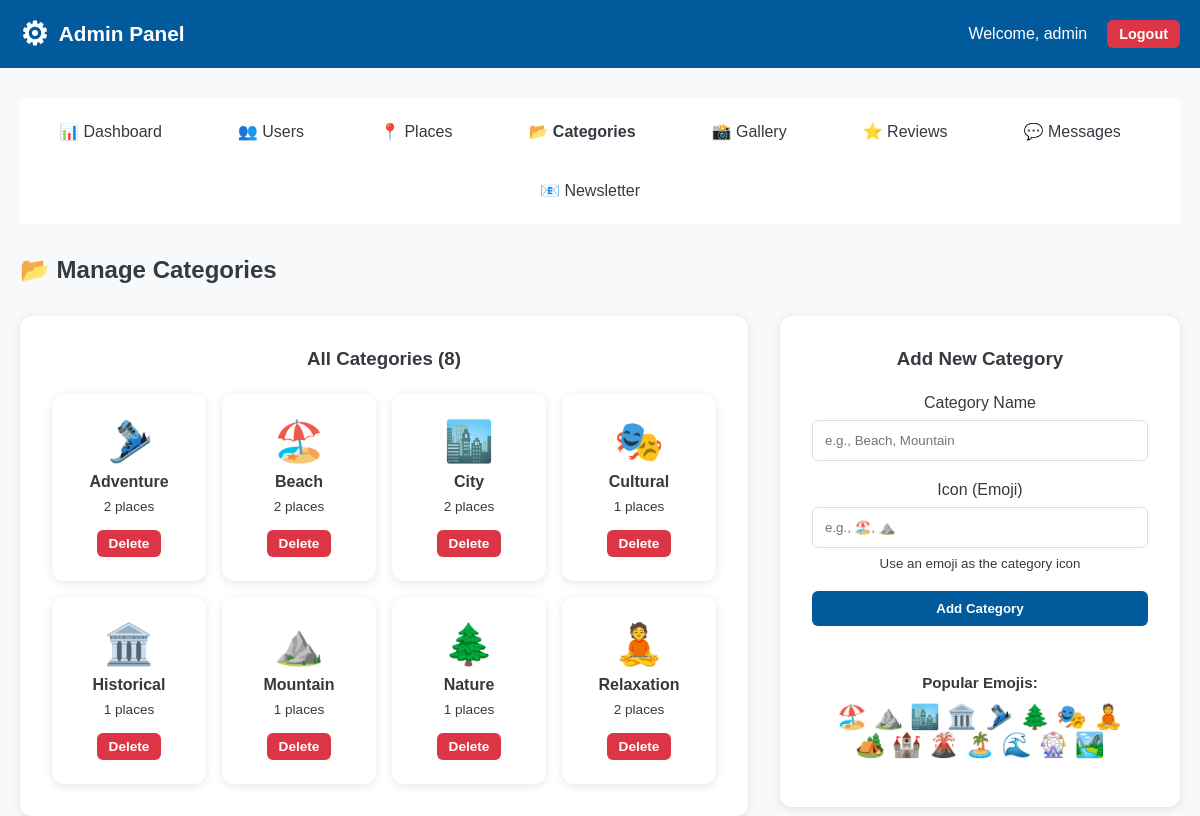
Screenshot of /admin/categories.php (signed in) with the database file from the repository.
### tables this page shows
CREATE TABLE IF NOT EXISTS categories (
    id INT AUTO_INCREMENT PRIMARY KEY,
    name VARCHAR(100) NOT NULL,
    icon VARCHAR(50) DEFAULT '📍',
    created_at TIMESTAMP DEFAULT CURRENT_TIMESTAMP
);

### admin/categories.php (the view, shortened to what this page needs)
<?php
require_once '../db.php';
$categories = $pdo->query("
    SELECT c.*, COUNT(pc.place_id) as place_count
    FROM categories c
    LEFT JOIN place_categories pc ON c.id = pc.category_id
    GROUP BY c.id
    ORDER BY c.name ASC
")->fetchAll(PDO::FETCH_ASSOC);
include 'header.php';
?>
<div class="admin-nav" style="background: white; padding: 1rem 0; margin-bottom: 2rem; box-shadow: var(--shadow-sm); border-radius: var(--radius-md);">
    <div style="display: flex; gap: 1.5rem; flex-wrap: wrap; justify-content: center;">
        <a href="dashboard.php" style="color: var(--gray-700); text-decoration: none; padding: 0.5rem 1rem;">📊 Dashboard</a>
        <a href="users.php" style="color: var(--gray-700); text-decoration: none; padding: 0.5rem 1rem;">👥 Users</a>
        <a href="places.php" style="color: var(--gray-700); text-decoration: none; padding: 0.5rem 1rem;">📍 Places</a>
        <a href="categories.php" style="font-weight: bold; color: var(--primary); text-decoration: none; padding: 0.5rem 1rem; background: var(--primary-light); border-radius: var(--radius-md);">📂 Categories</a>
        <a href="gallery.php" style="color: var(--gray-700); text-decoration: none; padding: 0.5rem 1rem;">📸 Gallery</a>
        <a href="reviews.php" style="color: var(--gray-700); text-decoration: none; padding: 0.5rem 1rem;">⭐ Reviews</a>
        <a href="messages.php" style="color: var(--gray-700); text-decoration: none; padding: 0.5rem 1rem;">💬 Messages</a>
        <a href="newsletter.php" style="color: var(--gray-700); text-decoration: none; padding: 0.5rem 1rem;">📧 Newsletter</a>
    </div>
</div>
<h2 style="margin-bottom: 2rem; font-family: var(--font-heading);">📂 Manage Categories</h2>
<div style="display: grid; grid-template-columns: 1fr 400px; gap: 2rem;">
    <div class="card" style="padding: 2rem;">
        <h3 style="margin-bottom: 1.5rem;">All Categories (<?php echo count($categories); ?>)</h3>
        <?php if(empty($categories)): ?>
            <p style="text-align: center; color: var(--gray-600); padding: 2rem;">No categories yet</p>
        <?php else: ?>
            <div style="display: grid; grid-template-columns: repeat(auto-fill, minmax(150px, 1fr)); gap: 1rem;">
                <?php foreach($categories as $cat): ?>
                <div class="card" style="text-align: center; padding: 1.5rem; position: relative;">
                    <div style="font-size: 2.5rem; margin-bottom: 0.5rem;">
                        <?php echo htmlspecialchars($cat['icon']); ?>
                    </div>
                    <h4 style="margin-bottom: 0.5rem; font-size: 1rem;">
                        <?php echo htmlspecialchars($cat['name']); ?>
                    </h4>
                    <p style="color: var(--gray-600); font-size: 0.85rem; margin-bottom: 1rem;">
                        <?php echo $cat['place_count']; ?> places
                    </p>
                    <a href="?delete=<?php echo $cat['id']; ?>"
                       onclick="return confirm('Delete this category?')"
                       class="btn btn-sm btn-danger"
                       style="font-size: 0.85rem;">
                        Delete
                    </a>
                </div>
                <?php endforeach; ?>
            </div>
        <?php endif; ?>
    </div>
    <div class="card" style="padding: 2rem; height: fit-content;">
        <h3 style="margin-bottom: 1.5rem;">Add New Category</h3>
        <form method="POST">
            <div class="form-group">
                <label>Category Name</label>
                <input type="text" name="name" required placeholder="e.g., Beach, Mountain">
            </div>
            <div class="form-group">
                <label>Icon (Emoji)</label>
                <input type="text" name="icon" required placeholder="e.g., 🏖️, ⛰️">
                <small style="color: var(--gray-600); display: block; margin-top: 0.5rem;">
                    Use an emoji as the category icon
                </small>
            </div>
            <button type="submit" name="add_category" class="btn" style="width: 100%;">
                Add Category
            </button>
        </form>
        <div style="margin-top: 2rem; padding: 1rem; background: var(--gray-50); border-radius: var(--radius-md);">
            <h4 style="margin-bottom: 0.75rem; font-size: 0.95rem;">Popular Emojis:</h4>
            <div style="font-size: 1.5rem; display: flex; flex-wrap: wrap; gap: 0.5rem;">
                🏖️ ⛰️ 🏙️ 🏛️ 🎿 🌲 🎭 🧘 🏕️ 🏰 🌋 🏝️ 🌊 🎡 🏞️
            </div>
        </div>
    </div>
</div>
</div></body></html>

### admin/header.php (shortened to what this page needs)
<!DOCTYPE html>
<html lang="en">
<head>
</head>
<body>
    <header>
        <div class="container">
            <div class="header-content">
                <a href="dashboard.php" class="logo">
                    <span style="font-size: 2rem;">⚙</span>
                    <span>Admin Panel</span>
                </a>
                <nav>
                    <span>Welcome, <?php echo htmlspecialchars($_SESSION['admin_username']); ?></span>
                    <a href="logout.php" class="btn btn-sm btn-danger">Logout</a>
                </nav>
            </div>
        </div>
    </header>
    <div class="container">

### admin/header.php (style rules this page uses)
* { margin: 0; padding: 0; box-sizing: border-box; }
body { font-family: Arial, sans-serif; background: #f8f9fa; color: #343a40; }
.container { max-width: 1200px; margin: 0 auto; padding: 0 20px; }
header { background: #005a9c; color: white; padding: 15px 0; }
.header-content { display: flex; justify-content: space-between; align-items: center; }
.logo { display: flex; align-items: center; gap: 10px; color: white; text-decoration: none; font-weight: bold; font-size: 1.3rem; }
nav { display: flex; gap: 20px; align-items: center; }
nav span { color: white; }
.btn { padding: 10px 20px; background: #005a9c; color: white; border: none; border-radius: 6px; cursor: pointer; text-decoration: none; display: inline-block; font-weight: bold; }
.btn-sm { padding: 6px 12px; font-size: 0.9rem; }
.btn-danger { background: #dc3545; }
.admin-nav { background: white; padding: 20px; border-radius: 8px; margin: 30px 0; box-shadow: 0 2px 10px rgba(0,0,0,0.1); }
.admin-nav a { margin-right: 20px; text-decoration: none; color: #005a9c; font-weight: 500; }
.card { background: white; border-radius: 12px; padding: 30px; text-align: center; box-shadow: 0 2px 10px rgba(0,0,0,0.1); }
.form-group { margin-bottom: 20px; }
.form-group label { display: block; margin-bottom: 8px; font-weight: 500; }
.form-group input, .form-group textarea, .form-group select { width: 100%; padding: 12px; border: 1px solid #ddd; border-radius: 6px; }

### rows the page displays
categories: icon "🎿", name "Adventure", place_count "2"
categories: icon "🏖️", name "Beach", place_count "2"
categories: icon "🏙️", name "City", place_count "2"
categories: icon "🎭", name "Cultural", place_count "1"
categories: icon "🏛️", name "Historical", place_count "1"
categories: icon "⛰️", name "Mountain", place_count "1"
categories: icon "🌲", name "Nature", place_count "1"
categories: icon "🧘", name "Relaxation", place_count "2"

### other values shown
$_SESSION['admin_username'] "admin"
count($categories) "8"
